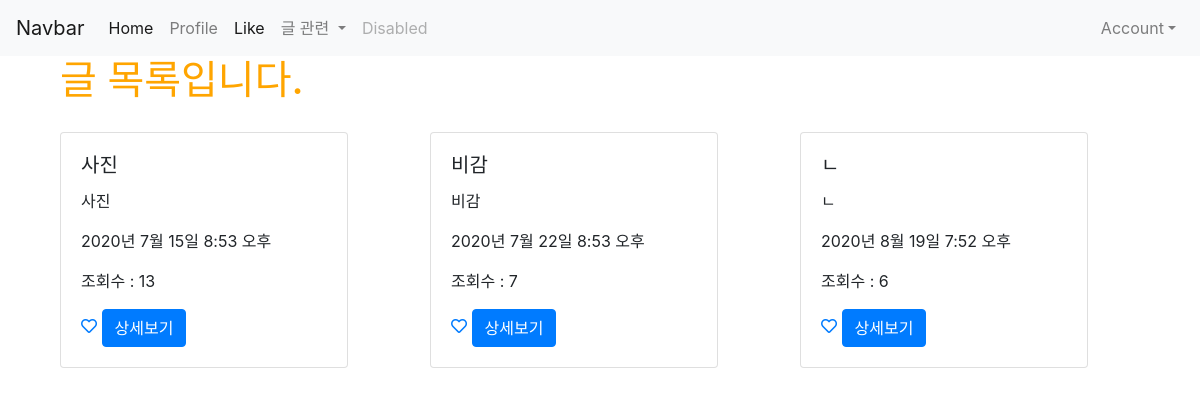
Before: /posts/ (signed in) with the older database file.
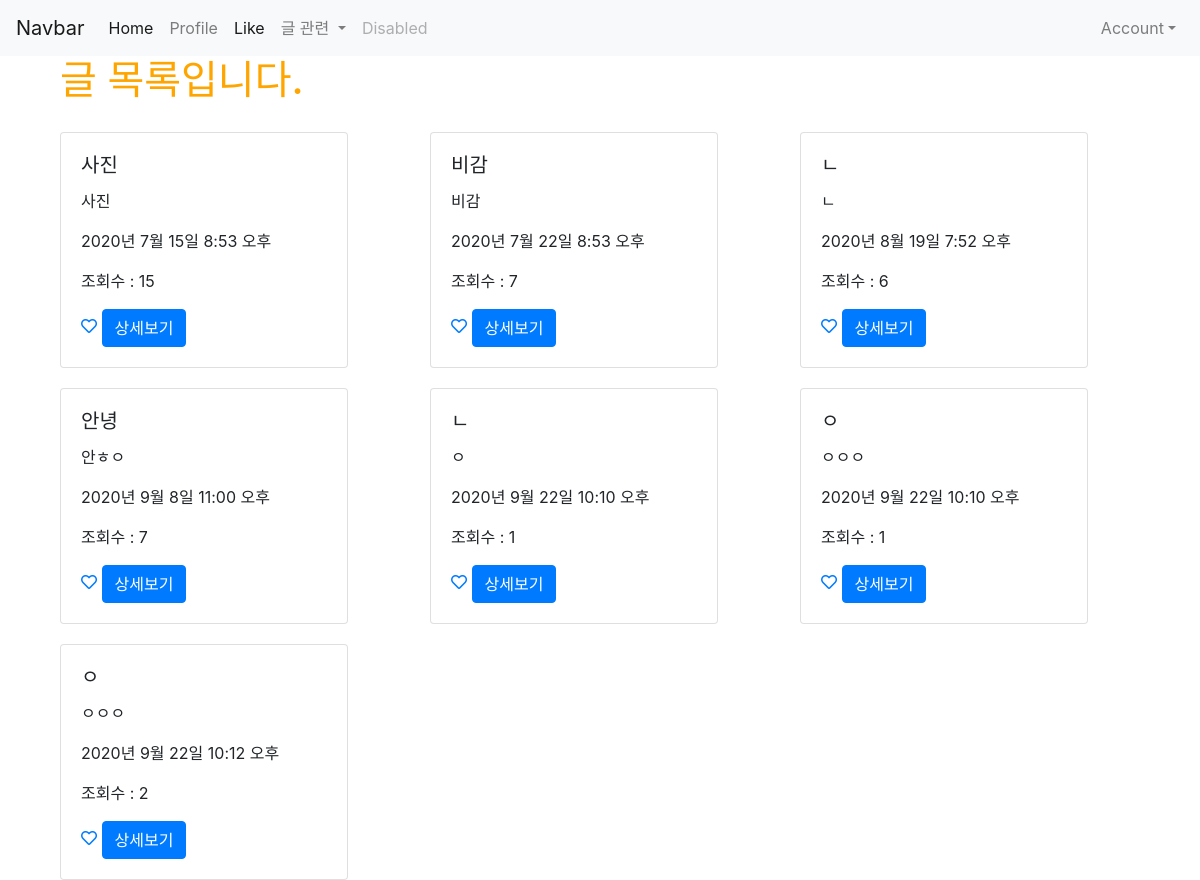
After: the same page with the newer database file.
### posts/models.py (models this page shows, shortened)
class Post(models.Model) :
    title = models.CharField(max_length= 50, null=False)
    content = models.TextField()
    view_count = models.IntegerField(default = 0)
    created_at = models.DateTimeField(auto_now_add = True)
    updated_at = models.DateTimeField(auto_now = True)
    image = models.ImageField(upload_to='images/', null=True)
    user = models.ForeignKey(User, on_delete = models.CASCADE, null=True)
    like_user_set = models.ManyToManyField(User, blank=True, related_name='like_user_set', through='Like')

### posts/views.py (the view)
# urls.py: path('', views.main, name="page_main"),
def main(request):
    posts = Post.objects.all()
    return render(request,'posts/main.html', {'posts': posts})

### posts/templates/posts/main.html
{% extends 'base.html' %}
{% load static %}
{% block content %}
{% if user.is_authenticated %}
<div class="container">
    <h1>글 목록입니다.</h1>
    <div class="row">
        {% for post in posts %}
        <div class="col-md-4 col-12">
            <div class="card" style="width: 18rem; margin-top: 20px;">
                <div class="card-body">
                    <h5 class="card-title">{{ post.title }}</h5>
                    <p class="card-text">{{ post.content }}</p>
                    <p>{{ post.created_at }}</p>
                    <p>조회수 : {{ post.view_count}} </p>
                    <a href="{% url 'posts:post_like' post.id %}">
                        {% if user in post.like_user_set.all %}
                            <i class="fas fa-heart"></i>
                        {% else %}
                            <i class="far fa-heart"></i>
                        {% endif %}
                    </a>
                    <a href="{% url 'posts:show' post.pk %}" class="btn btn-primary">상세보기</a>
                </div>
            </div>
        </div>
        {% endfor %}
    </div>
    {% else %}
    <h3>로그인 후 이용이 가능합니다.</h3>
    <a href="{% url 'account_login' %}" class="btn btn-warning">로그인</a>
    <a href="{% url 'account_signup' %}" class="btn btn-warning">회원가입</a>
    {% endif %}
</div>
{% endblock %}

### project_1/templates/base.html (shortened to what this page needs)
{% load static %}
<!doctype html>
<html lang="en">
  <head>
    <link rel="stylesheet" href="https://stackpath.bootstrapcdn.com/bootstrap/4.5.0/css/bootstrap.min.css">
    <link rel="stylesheet" href="{% static 'css/project.css' %}">
    <link rel="stylesheet" href="https://cdnjs.cloudflare.com/ajax/libs/font-awesome/5.8.2/css/all.min.css"/>
  </head>
  <body>
      {% include 'shared/_navbar.html' %}
      <div class="container">
      {% block content %}
      {% endblock %}
      </div>
  </body>
</html>

### project_1/templates/shared/_navbar.html (shortened to what this page needs)
  {% load static %}
  {% block content %}
  <nav class="navbar navbar-expand-lg navbar-light bg-light">
    <a class="navbar-brand" href="{% url 'main' %}">Navbar</a>
    <div class="collapse navbar-collapse" id="navbarSupportedContent">
      <ul class="navbar-nav mr-auto">
        <li class="nav-item active">
          <a class="nav-link" href="{% url 'main' %}">Home <span class="sr-only">(current)</span></a>
        </li>
        <li class="nav-item">
          <a class="nav-link" href="{% url 'introduction:profile' %}">Profile</a>
        </li>
        <li class="nav-item active">
          <a class="nav-link" href="{% url 'posts:like_list' %}">Like <span class="sr-only">(current)</span></a>
        </li>
        <li class="nav-item dropdown">
          <a class="nav-link dropdown-toggle" href="#" id="navbarDropdown" role="button" data-toggle="dropdown" aria-haspopup="true" aria-expanded="false">
            글 관련
          </a>
        </li>
        <li class="nav-item">
          <a class="nav-link disabled" href="#" tabindex="-1" aria-disabled="true">Disabled</a>
        </li>
      </ul>
      <ul class="nav navbar-nav navbar-right">
        <li class="nav-item dropdown">
          <a class="nav-link dropdown-toggle" data-toggle="dropdown" href="#" role="button" aria-haspopup="true" aria-expanded="false">Account</a>
        </li>
      </ul>
    </div>
  </nav>
  {% endblock %}

### project_1/static/css/project.css (style rules this page uses)
h1 { color: orange; }

Changed rows visible on the page:
changed Post "사진": view_count "13" → "15"
added Post: title "안녕", content "안ㅎㅇ", created_at "2020년 9월 8일 11:00 오후", view_count "7"
added Post: title "ㄴ", content "ㅇ", created_at "2020년 9월 22일 10:10 오후", view_count "1"
added Post: title "ㅇ", content "ㅇㅇㅇ", created_at "2020년 9월 22일 10:10 오후", view_count "1"
added Post: title "ㅇ", content "ㅇㅇㅇ", created_at "2020년 9월 22일 10:12 오후", view_count "2"
